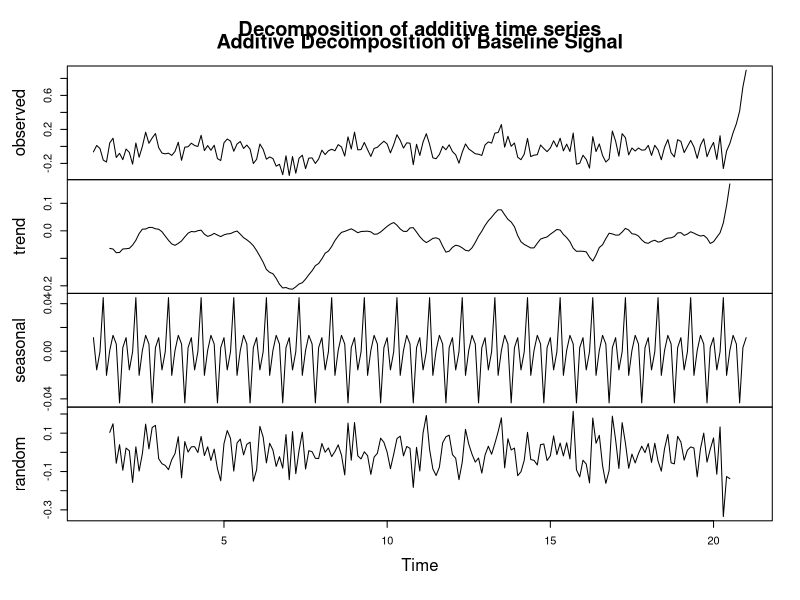
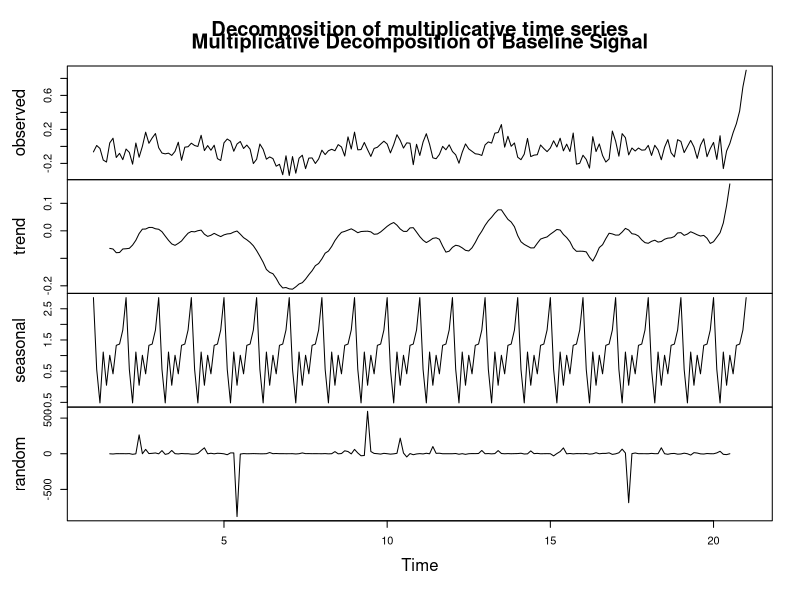

These figures' R source, in order:
# Load required libraries
library(ggplot2)
library(forecast)
library(tseries)

# Generate time series of EMG signal data
sampling_rate <- 10000   # samples per second
duration <- 0.02         # 20 milliseconds
time <- seq(0, duration, length.out = sampling_rate * duration + 1)

# Define function to generate EMG signal based on conditioning state
generate_emg_signal <- function(condition = "baseline") {
  stimulus_start <- round(0.002 * sampling_rate)
  stimulus_duration <- round(0.0002 * sampling_rate)
  stimulus_signal <- rep(0, length(time))
  stimulus_signal[stimulus_start:(stimulus_start + stimulus_duration - 1)] <- 1
  
  m_wave_center <- round(0.006 * sampling_rate)
  m_wave_std <- 0.0007 * sampling_rate
  m_wave <- exp(-0.55 * ((time * sampling_rate - m_wave_center) / m_wave_std)^2)
  
  h_wave_center <- round(0.0201 * sampling_rate)
  h_wave_std <- 0.00025 * sampling_rate
  h_wave_amplitude <- ifelse(condition == "baseline", 1, ifelse(condition == "downconditioning", 0.7, 1.3))
  h_wave <- exp(-0.5 * ((time * sampling_rate - h_wave_center) / h_wave_std)^2)
  
  emg_signal <- stimulus_signal * (m_wave * 0.30) * ( h_wave * h_wave_amplitude) - m_wave * .30 + h_wave * h_wave_amplitude 
  noise <- rnorm(length(emg_signal), mean = 0, sd = 0.1)
  return(emg_signal + noise)
}

# Generate signals
baseline_signal <- generate_emg_signal("baseline")
downconditioning_signal <- generate_emg_signal("downconditioning")
upconditioning_signal <- generate_emg_signal("upconditioning")

# Convert signals to time series objects
baseline_ts <- ts(baseline_signal, frequency = 10)

# Decomposition of additive time series
additive_decomp_baseline <- decompose(baseline_ts, type = "additive")
plot(additive_decomp_baseline)
title("Additive Decomposition of Baseline Signal")

# Decomposition of multiplicative time series
multiplicative_decomp_baseline <- decompose(baseline_ts, type = "multiplicative")
plot(multiplicative_decomp_baseline)
title("Multiplicative Decomposition of Baseline Signal")

